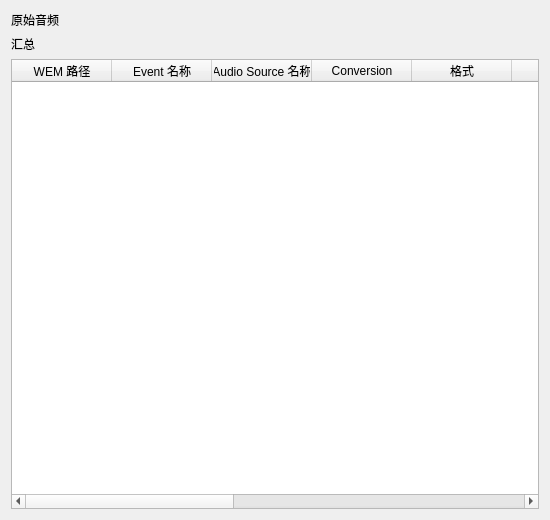
<?xml version="1.0" encoding="UTF-8"?>
<ui version="4.0">
 <class>MediaDuplicateDetail</class>
 <widget class="QDialog" name="MediaDuplicateDetail">
  <property name="geometry">
   <rect>
    <x>0</x>
    <y>0</y>
    <width>550</width>
    <height>520</height>
   </rect>
  </property>
  <property name="minimumSize">
   <size>
    <width>480</width>
    <height>360</height>
   </size>
  </property>
  <property name="windowTitle">
   <string>媒体查重详情</string>
  </property>
  <layout class="QVBoxLayout" name="verticalLayout">
   <item>
    <widget class="QLabel" name="lblTitle">
     <property name="text">
      <string>原始音频</string>
     </property>
     <property name="wordWrap">
      <bool>true</bool>
     </property>
    </widget>
   </item>
   <item>
    <widget class="QLabel" name="lblSummary">
     <property name="text">
      <string>汇总</string>
     </property>
     <property name="wordWrap">
      <bool>true</bool>
     </property>
    </widget>
   </item>
   <item>
    <widget class="QTableWidget" name="tblWemDetails">
     <property name="contextMenuPolicy">
      <enum>Qt::CustomContextMenu</enum>
     </property>
     <property name="editTriggers">
      <set>QAbstractItemView::NoEditTriggers</set>
     </property>
     <property name="alternatingRowColors">
      <bool>true</bool>
     </property>
     <property name="selectionBehavior">
      <enum>QAbstractItemView::SelectRows</enum>
     </property>
     <property name="wordWrap">
      <bool>false</bool>
     </property>
     <attribute name="verticalHeaderVisible">
      <bool>false</bool>
     </attribute>
     <column>
      <property name="text">
       <string>WEM 路径</string>
      </property>
     </column>
     <column>
      <property name="text">
       <string>Event 名称</string>
      </property>
     </column>
     <column>
      <property name="text">
       <string>Audio Source 名称</string>
      </property>
     </column>
     <column>
      <property name="text">
       <string>Conversion</string>
      </property>
     </column>
     <column>
      <property name="text">
       <string>格式</string>
      </property>
     </column>
     <column>
      <property name="text">
       <string>采样率</string>
      </property>
     </column>
     <column>
      <property name="text">
       <string>时长</string>
      </property>
     </column>
     <column>
      <property name="text">
       <string>大小</string>
      </property>
     </column>
     <column>
      <property name="text">
       <string>Trim Begin</string>
      </property>
     </column>
     <column>
      <property name="text">
       <string>Trim End</string>
      </property>
     </column>
     <column>
      <property name="text">
       <string>Fade In</string>
      </property>
     </column>
     <column>
      <property name="text">
       <string>Fade Out</string>
      </property>
     </column>
    </widget>
   </item>
  </layout>
 </widget>
 <resources/>
 <connections/>
</ui>
